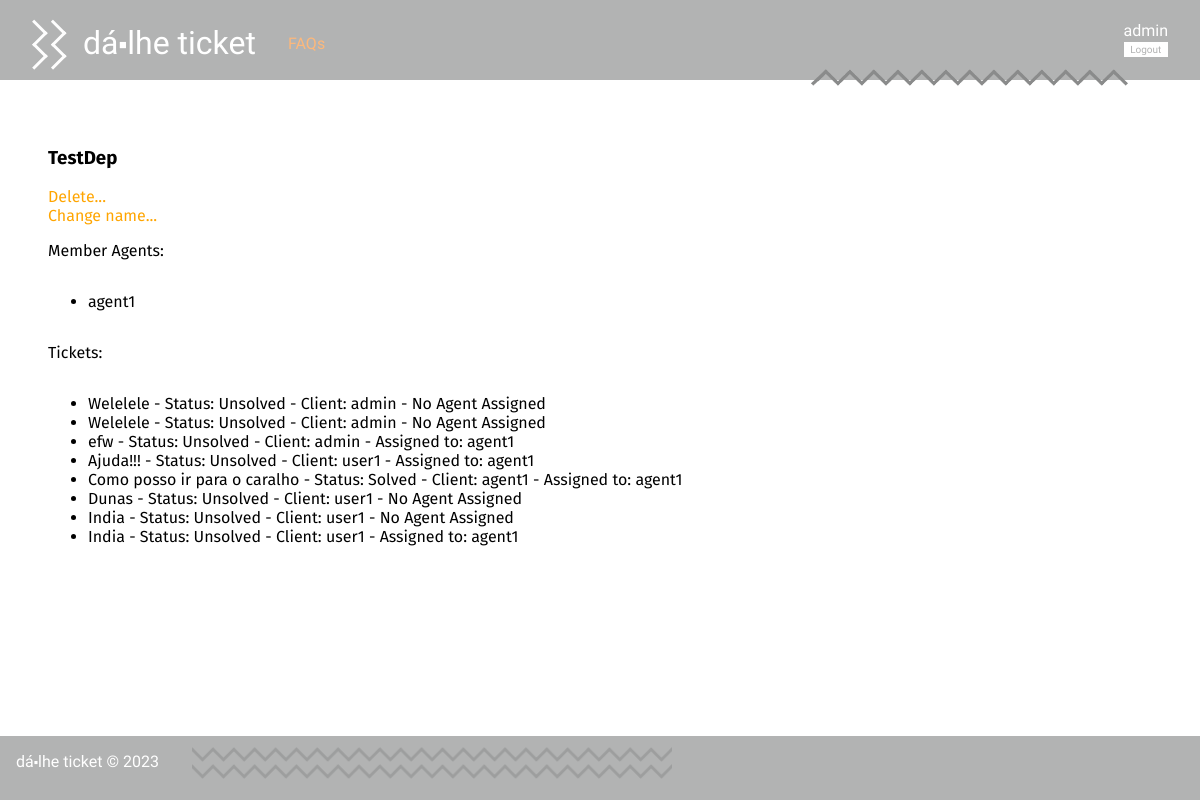
Page /pages/departmentDetails.php?name=TestDep (signed in) on the committed database.
### tables this page shows
CREATE TABLE Department(
   name varchar(20) primary key
);

CREATE TABLE User(
   name varchar(60) not null,
   username varchar(20) primary key,
   email varchar(60) not null,
   password varchar(40) not null,
   type varchar(5) not null, /*user, agent, admin*/
   department varchar(20)
, ticket_count integer default 0, closed_tickets integer default 0);

CREATE TABLE Ticket(
   id integer primary key autoincrement,
   title varchar(60) not null,
   client varchar(20) not null,
   agent varchar(20),
   status varchar(10) not null,
   department varchar(20),
   foreign key (client) references User(username),
   foreign key (agent) references User(username),
   foreign key (department) references Department(name)
);

### database/department.class.php (called while the page is built, shortened)
<?php
  require_once(__DIR__ . '/../database/ticket.class.php');
  class Department{
    public string $name;
    public function __construct(string $name){
      $this->name = $name;
    }
    public function getMemberAgents(PDO $db) : array {
      $stmt = $db->prepare('SELECT * FROM User WHERE department = ?');
      $stmt->execute(array($this->name));
      $agents = array();
      while ($agent = $stmt->fetch()) {
        $agents[] = new User(
          $agent['name'],
          $agent['username'],
          $agent['email'],
          $agent['type'],
          $agent['department'],
          intval($agent['ticket_count']),
          intval($agent['closed_tickets'])
        );
      }
      return $agents;
    }
    static public function getDepartmentByName(PDO $db, string $name) {
      $stmt = $db->prepare('SELECT * FROM Department WHERE name = ?');
      $stmt->execute(array($name));
      $query = $stmt->fetchAll()[0];
      return new Department($query['name']);
    }
  }
?>

### database/user.class.php (called while the page is built, shortened)
<?php
class User{
  public function __construct(string $name, string $username, string $email, string $type, string $department, int $ticket_count, int $closed_tickets){
    $this->username = $username;
  }
}
?>

### database/ticket.class.php (called while the page is built, shortened)
<?php
class Ticket {
    public function __construct(int $id, string $title, string $client, ?string $agent, string $status, string $department) {
        $this->id = $id;
        $this->title = $title;
        $this->client = $client;
        $this->agent = $agent;
        $this->status = $status;
    }
    static public function getAllTicketsInDepartment(PDO $db, string $name) : array {
        $stmt = $db->prepare("
            SELECT id, title, client, agent, status, department
            FROM Ticket
            WHERE department = ?
        ");
        $stmt->execute(array($name));
        $tickets = array();
        while($ticket = $stmt->fetch()){
            $tickets[] = new Ticket(
            $ticket['id'],
            $ticket['title'],
            $ticket['client'],
            $ticket['agent'],
            $ticket['status'],
            $ticket['department']
            );
        }
        return $tickets;
    }
}
?>

### templates/departmentDetails.tpl.php (the view, shortened to what this page needs)
<?php
require_once(__DIR__ . '/../database/department.class.php');
require_once(__DIR__ . '/../database/ticket.class.php');
require_once(__DIR__ . '/../database/connection.db.php');
function drawDepartment(Department $department) : void {
        global $session, $db;
?>
    <h3 class="name"><?= $department->name ?></h3>
    <div class="dep_options">
        <a href="../actions/action_delete_department.php?name=<?= $department->name ?>">Delete...</a>
        <br>
        <a href="../pages/change_department_name.php?name=<?= $department->name ?>">Change name...</a>
    </div>
    <p> Member Agents: </p>
    <ul class="search_list">
<?php
    foreach ($department->getMemberAgents($db) as $agent) {
?>
    <li>
        <a href="../pages/profile.php?username=<?= $agent->username ?>"><?= $agent->username ?></a>
    </li>
<?php
    }
?>
    </ul>
    <p> Tickets: </p>
    <ul class="ticket_list">
<?php
    foreach (Ticket::getAllTicketsInDepartment($db, $department->name) as $ticket) {
?>
    <li>
        <a href="../pages/ticket.php?id=<?= $ticket->id ?>"><?= $ticket->title ?>
        - Status: <?= $ticket->status ?>
        - Client: <?= $ticket->client ?>
        <?php if($ticket->agent != null) { ?>
        - Assigned to: <?= $ticket->agent ?></a>
        <?php } else {?>
        - No Agent Assigned</a>
        <?php } ?>
    </li>
<?php
    }
?>
    </ul>
<?php
    }
?>

### css/style.css (style rules this page uses)
body { font-family: 'Allerta Stencil', sans-serif; margin: 0; padding: 0; display: grid; grid-template-columns: auto; grid-template-rows: 5em auto 4em; grid-template-areas: "header" "main" "footer"; min-height: 100vh; background-color: #b2b3b3; }
a { text-decoration: none; color: orange; }
.search_list a { color: black; }
p { overflow-wrap: break-word; }
.ticket_list a { color: black; text-decoration: none; }

### rows in the picture
department: name "TestDep"
user: username "agent1"
ticket: title "Welelele", status "Unsolved", client "admin", shows "- No Agent Assigned"
ticket: title "Welelele", status "Unsolved", client "admin", shows "- No Agent Assigned"
ticket: title "efw", status "Unsolved", client "admin", agent "agent1"
ticket: title "Ajuda!!!", status "Unsolved", client "user1", agent "agent1"
ticket: title "Como posso ir para o caralho", status "Solved", client "agent1", agent "agent1"
ticket: title "Dunas", status "Unsolved", client "user1", shows "- No Agent Assigned"
ticket: title "India", status "Unsolved", client "user1", shows "- No Agent Assigned"
ticket: title "India", status "Unsolved", client "user1", agent "agent1"

### other values in the picture
$name "dá⬝lhe ticket"
$session->getName() "admin"
